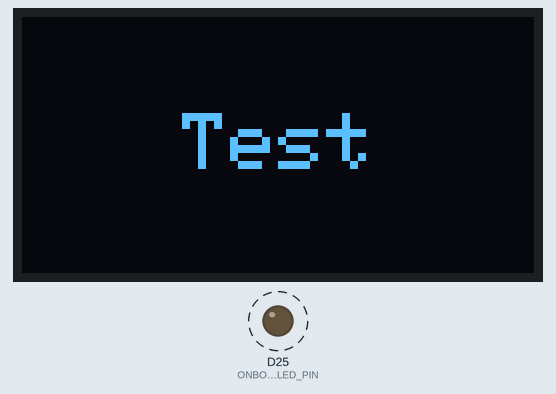
Bench run of a sketch on a simulated Arduino Due. On the bench: 128×64 one-colour display, output pins drawn as LEDs (lit = HIGH). Dashed ring = blinking.

Above: at 0.1 s.
Timing chart, 0 to 130.0 s (numbered marks = the images above):
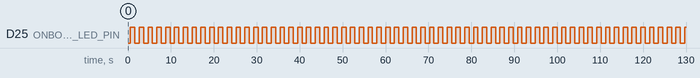

The sketch:

OLED_test_1.ino
```cpp
/*
 * =====================================================================
 * Назначение выводов (Pinout) Raspberry Pi Pico (RP2040):
 * =====================================================================
 * GP0  (UART0 TX) - [Резерв] Передача данных на преобразователь UART-USB
 * GP1  (UART0 RX) - [Резерв] Прием данных от преобразователя UART-USB
 * GP4  (I2C0 SDA) - Линия данных SDA для OLED-дисплея SSD1306 (128x64)
 * GP5  (I2C0 SCL) - Линия тактирования SCL для OLED-дисплея SSD1306 (128x64)
 * GP6  (GPIO IN)  - [Резерв] Контактный датчик 1 (прерывание)
 * GP7  (GPIO IN)  - [Резерв] Контактный датчик 2 (прерывание)
 * GP8  (GPIO IN)  - [Резерв] Контактный датчик 3 (прерывание)
 * GP9  (GPIO IN)  - [Резерв] Контактный датчик 4 (прерывание)
 * GP25 (GPIO OUT) - Встроенный светодиод на плате (индикатор работы / PWM)
 * =====================================================================
 */

#include <Wire.h>
#include <Adafruit_GFX.h>
#include <Adafruit_SSD1306.h>

// Настройки OLED-дисплея
#define SCREEN_WIDTH 128    // Ширина дисплея в пикселях
#define SCREEN_HEIGHT 64    // Высота дисплея в пикселях
#define OLED_RESET -1       // Пин сброса (-1, если используется общий сброс с Pico)
#define SCREEN_ADDRESS 0x3C // Стандартный I2C адрес для дисплеев 128x64

// Пины периферии (избегаем системного имени PIN_LED)
const uint8_t I2C_SDA_PIN     = 4;
const uint8_t I2C_SCL_PIN     = 5;
const uint8_t ONBOARD_LED_PIN = 25;

// Создаем объект дисплея на шине Wire (I2C0)
Adafruit_SSD1306 display(SCREEN_WIDTH, SCREEN_HEIGHT, &Wire, OLED_RESET);

// Переменные для управления яркостью светодиода
int brightness = 0;
int fadeAmount = 5;
unsigned long previousMillis = 0;
const unsigned long FADE_INTERVAL = 20;

void setup() {
  // 1. Настройка встроенного светодиода
  pinMode(ONBOARD_LED_PIN, OUTPUT);
  analogWriteResolution(8);

  // 2. Явное назначение пинов I2C0 для Raspberry Pi Pico (ядро Earle Philhower)
  Wire.setSDA(I2C_SDA_PIN);
  Wire.setSCL(I2C_SCL_PIN);
  Wire.begin();

  // 3. Инициализация OLED-дисплея
  if (!display.begin(SSD1306_SWITCHCAPVCC, SCREEN_ADDRESS)) {
    // Быстрое мигание светодиодом как сигнал ошибки I2C
    while (true) {
      digitalWrite(ONBOARD_LED_PIN, HIGH);
      delay(100);
      digitalWrite(ONBOARD_LED_PIN, LOW);
      delay(100);
    }
  }

  // 4. Очистка буфера и вывод слова "Test"
  display.clearDisplay();
  display.setTextSize(2);              // Размер шрифта (2 = крупный четкий текст)
  display.setTextColor(SSD1306_WHITE); // Белый цвет текста
  display.setCursor(40, 24);           // Позиция X=40, Y=24 (примерно по центру)
  display.println(F("Test"));
  display.display();                   // Отправка буфера на физический экран
}

void loop() {
  // Продолжаем плавное мигание светодиодом в фоне
  updateLedFade();
}

// Функция плавного изменения яркости светодиода
void updateLedFade() {
  unsigned long currentMillis = millis();

  if (currentMillis - previousMillis >= FADE_INTERVAL) {
    previousMillis = currentMillis;
    analogWrite(ONBOARD_LED_PIN, brightness);
    brightness += fadeAmount;

    if (brightness <= 0 || brightness >= 255) {
      fadeAmount = -fadeAmount;
    }
  }
}
```

Measured:
- by itself, D25 (ONBOARD_LED_PIN): alternates HIGH for 1.0 s and LOW for 1.0 s
